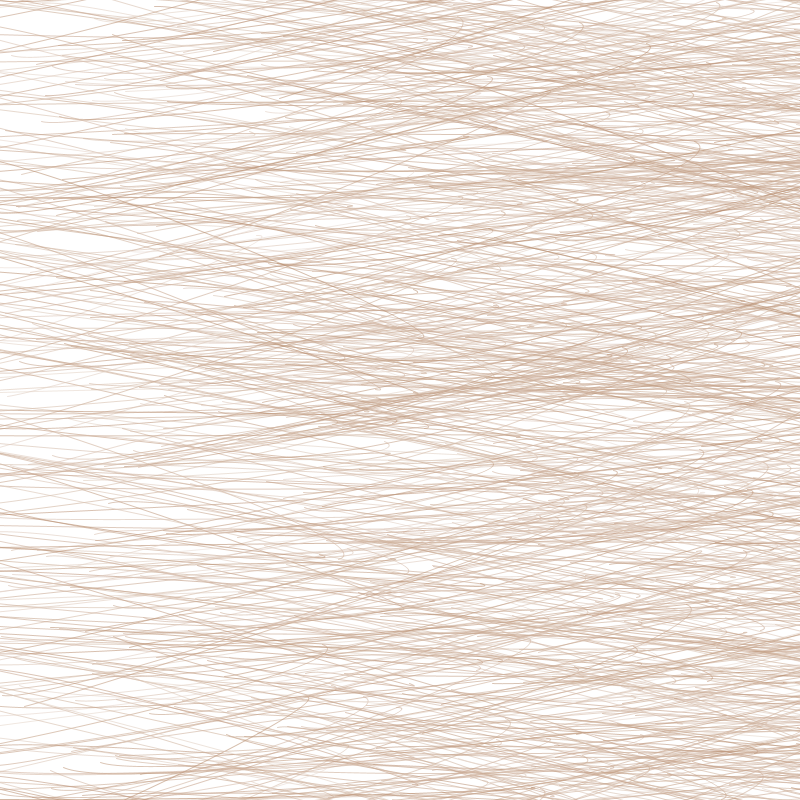
Frame 1 (no input)
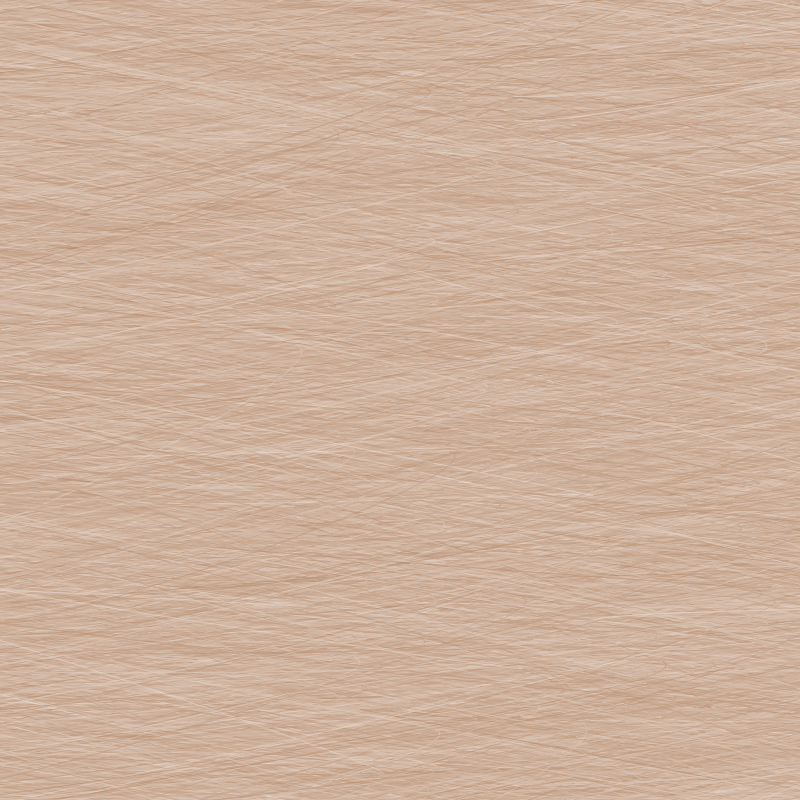
Frame 60 (the mouse pressed at the canvas centre just before this capture)
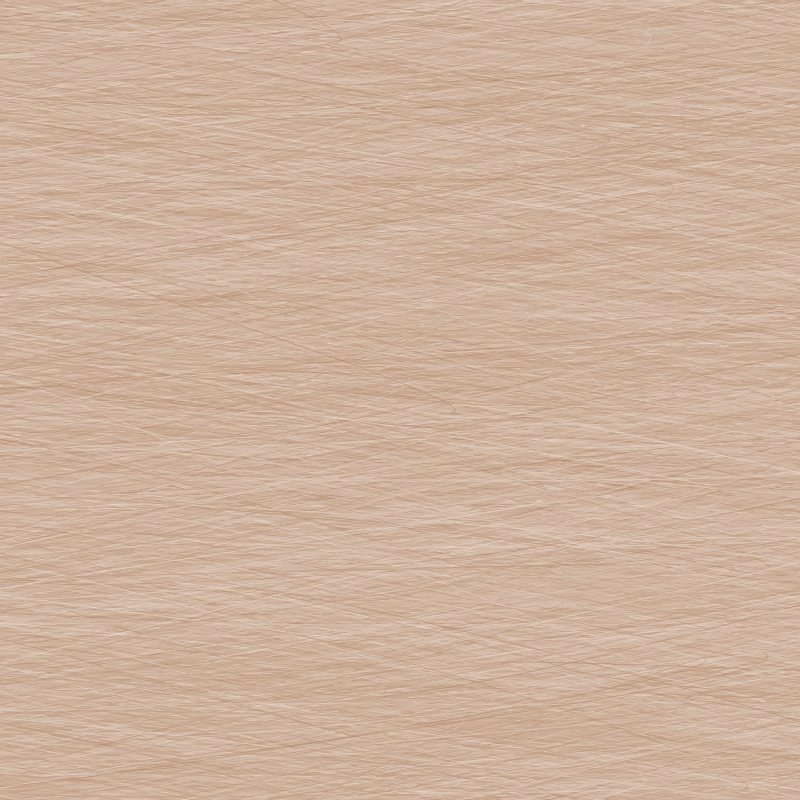
Frame 120 (the mouse held since frame 60 and released just before this capture)

The Processing sketch that drew these frames (run headless with seeded random() and noise(); from frame 60 on, the mouse is pressed at the canvas centre):

// Processing sketch: modernart_fur
// ── modernart_fur.pde
float x1, y1;
float x2, y2;
float x3, y3;
float x4, y4;

color from = color(173,124,89);
color to = color(245,239,235);
float xoff;

int num = 10;


void setup(){
  size(800,800);
  noStroke();
  background(255);
}

void draw(){ 
  float rand = random(180,200);

  for (int a = 0; a < num; a++){
    for(int i = 0; i <= rand; i++) {
       x1 = random(-200,width+200);
       y1 = random(-200, height+200);
   
       x2 = x1 + 60;
       y2 = y1 + random(-20,30);
   
       x3 = x1 + random(500,900); //length
       y3 = y1 + random(-200,200); //direction
   
       x4 = x3 - 60;
       y4 = y3 + random(-30,20);
       
       xoff = xoff + 1;
       float n = noise(xoff);   
       noFill();
       color interA = lerpColor(from, to, n);  
     
       bezier(x1, y1+i, x2, y2+i, x3, y3+i, x4, y4+i);
       stroke(interA,150);  
     }
   }  
   
   println(num);
}
